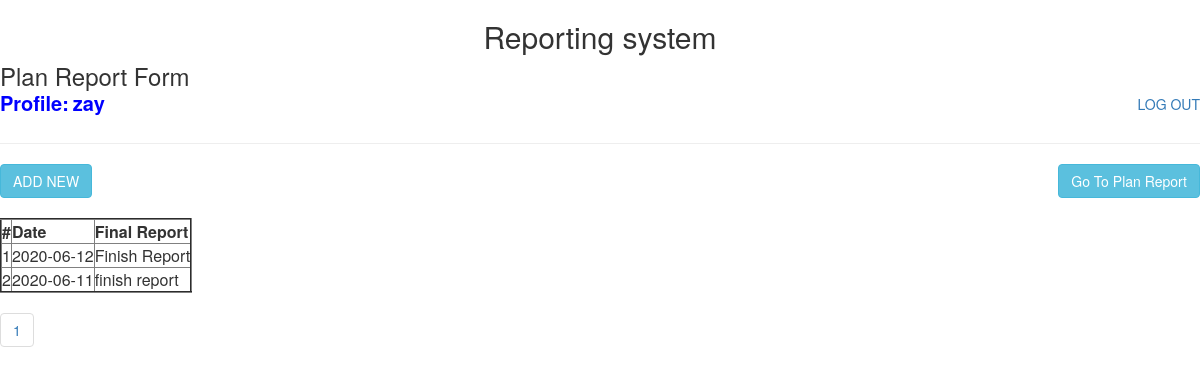
The app's page /finishreport2.php (signed in) with its own data.
### tables this page shows
CREATE TABLE `finish_report` (
  `uid` int(11) NOT NULL,
  `user_id` int(11) NOT NULL,
  `fdate` date NOT NULL,
  `work_done` text NOT NULL,
  `created_date` datetime NOT NULL,
  `updated_date` datetime NOT NULL
);

### finishreport2.php (the view, shortened to what this page needs)
<?php
include("db_controller.php");
$id=$_SESSION['id'];
if (isset($_GET['page'])) {
  $page = $_GET['page'];
} else {
  $page = 1;
}
$num_results_on_page = 10;
$offset = ($page-1) * $num_results_on_page;
$total_pages_sql = "SELECT COUNT(*) FROM finish_report WHERE user_id=$id";
$result = mysqli_query($conn,$total_pages_sql);
$total_pages = mysqli_fetch_array($result)[0];
$sql = "SELECT * FROM finish_report WHERE user_id=$id LIMIT $offset, $num_results_on_page";
$rows=$offset+1;
$res_data = mysqli_query($conn,$sql);
?>
<html>
<head>
  <link rel="stylesheet" href="https://maxcdn.bootstrapcdn.com/bootstrap/3.4.1/css/bootstrap.min.css">
</head>
</head>
<body>
  <h2 align="center">Reporting system</h2>
  <div class="card">
    <div class="card-title">
      <h3 style="display: inline;">Plan Report Form</h3><br>
      <label for="uname" style="font-size: 20px; color: blue;"> Profile:</label>
      <label  for="username" style="font-size:20px; color: blue;"><?php echo $_SESSION['name']?></label>
      <a href="logout.php" class="new" style="text-align: center; float: right; margin-top: 5px;">LOG OUT</a>
      <hr>
      <div class="card-body">
        <div class="form-group">
          <div class="table-responsive" id="dynamic_content">
            <button type="button"  class="btn btn-info" data-toggle="modal" data-target="#myModal">ADD NEW</button>
            <button class="btn btn-info" style="float: right; color:"><a href="index.php" class="new" style="display: inline; text-align: center;color: white; text-decoration: none;">Go To Plan Report</a></button><br>
        </div>
        <table cellpadding="10" cellspacing="1" border="2"  style="margin-top:20px;">
          <thead>
            <tr>
              <th><strong>#</strong></th>
              <th><strong>Date</strong></th>
              <th><strong>Final Report</strong></th>
            </tr>
          </thead>
          <tbody>
          <?php while($row = mysqli_fetch_array($res_data)):?>
            <tr>
              <td><?php echo $rows++;?></td>
              <td><?php echo $row['fdate'];?></td>
              <td><?php echo $row['work_done'];?></td>
            </tr>
          <?php endwhile;?>
        </tbody>
      </table>
      <?php if (ceil($total_pages / $num_results_on_page) > 0): ?>
        <ul class="pagination">
        <li class="currentpage"><a href="finishreport2.php?page=<?php echo $page ?>"><?php echo $page ?></a></li>
      </ul>
    <?php endif; ?>
  </div>
</div>
</div>
</div>
</body>
</html>

### records on screen
finish_report: fdate "2020-06-12", work_done "Finish Report"
finish_report: fdate "2020-06-11", work_done "finish report"

### other values on screen
$_SESSION['name'] "zay"
$page "1"
